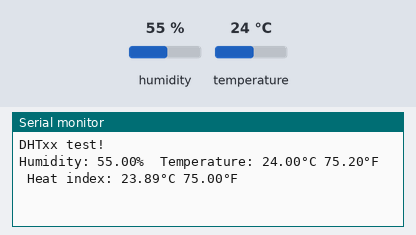
The sketch below on a simulated ESP8266 (NodeMCU). On the bench: the last lines printed to the serial monitor. Inputs (shaded band) come from the test bench; at power-on: humidity 55 %, temperature 24 °C. WiFi joins after 1.5 s; servers stay silent unless stated.

Above: at 3.0 s.
3.1 s: humidity set to 22 %
At 4.5 s:
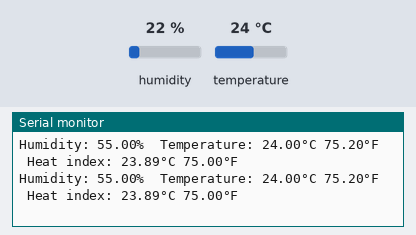
4.6 s: temperature set to 12 °C
At 5.5 s:
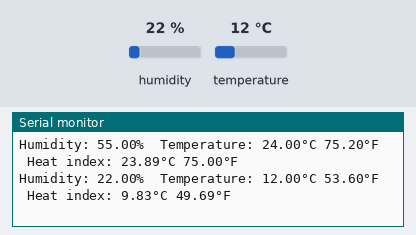
6.1 s: humidity set to 40 %
At 7.1 s:
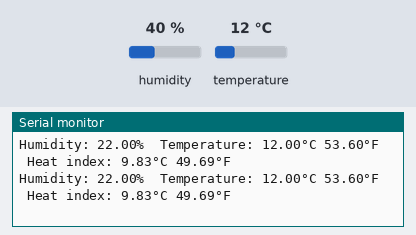
Timing chart, 0 to 9.1 s (numbered marks = the images above; inputs shaded):
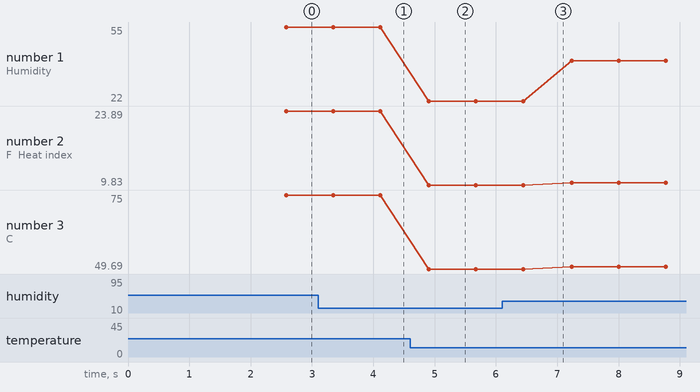

Measured:
- after the input at 4.6 s, the serial monitor: prints a new line after 0.31 s (image 2)
- plotted number 1: 22 → 40 after the input at 6.1 s
- plotted number 2: 23.89 → 9.83 after the input at 4.6 s, 9.83 → 10.3 after the input at 6.1 s
- plotted number 3: 75 → 49.69 after the input at 4.6 s, 49.69 → 50.54 after the input at 6.1 s

The sketch:

BacaSuhuPakeBlynk.ino
```cpp
// auth dashboard blynk lihat di dashboard
#define BLYNK_TEMPLATE_ID "TMPL6lDuO6Jvu"
#define BLYNK_TEMPLATE_NAME "Blynk"
#define BLYNK_AUTH_TOKEN "cev188B-iI-yukYnz_BkqveK0pqleizr"

// wifi esp dan blynk library
#include <Blynk.h>
#include <ESP8266WiFi.h>
#include <BlynkSimpleEsp8266.h>
#define BLYNK_PRINT Serial
#include "DHT.h"

#define DHTPIN 4    //Masukin ke D2 di arduinonya
#define DHTTYPE DHT11


// ssid pass untuk setting wifi
DHT dht(DHTPIN, DHTTYPE);
char ssid[] = "Redmi10S";   //sesuai kan sama SSID dan password, bisa pake Hotspot
char pass[] = "steve007";


void setup() {
  Serial.begin(9600);
  Serial.println(F("DHTxx test!"));
  Blynk.begin(BLYNK_AUTH_TOKEN, ssid, pass);
  Serial.begin(9600);
  dht.begin();
}

void loop() {
  // Wait a few seconds between measurements.
  delay(750);

  // Reading temperature or humidity takes about 250 milliseconds!
  // Sensor readings may also be up to 2 seconds 'old' (its a very slow sensor)
  float h = dht.readHumidity();
  // Read temperature as Celsius (the default)
  float t = dht.readTemperature();
  // Read temperature as Fahrenheit (isFahrenheit = true)
  float f = dht.readTemperature(true);

  // Check if any reads failed and exit early (to try again).
  if (isnan(h) || isnan(t) || isnan(f)) {
    Serial.println(F("Failed to read from DHT sensor!"));
    return;
  }

  // Compute heat index in Fahrenheit (the default)
  float hif = dht.computeHeatIndex(f, h);
  // Compute heat index in Celsius (isFahreheit = false)
  float hic = dht.computeHeatIndex(t, h, false);

  Serial.print(F("Humidity: "));
  Serial.print(h);
  Serial.print(F("%  Temperature: "));
  Serial.print(t);
  Serial.print(F("°C "));
  Serial.print(f);
  Serial.print(F("°F  Heat index: "));
  Serial.print(hic);
  Serial.print(F("°C "));
  Serial.print(hif);
  Serial.println(F("°F"));

  Blynk.virtualWrite(V5, t);    //Samain kek di datastream Blynknya.
  Blynk.virtualWrite(V6, h);
  Blynk.virtualWrite(V7, hic);
  Blynk.run();
}
```
